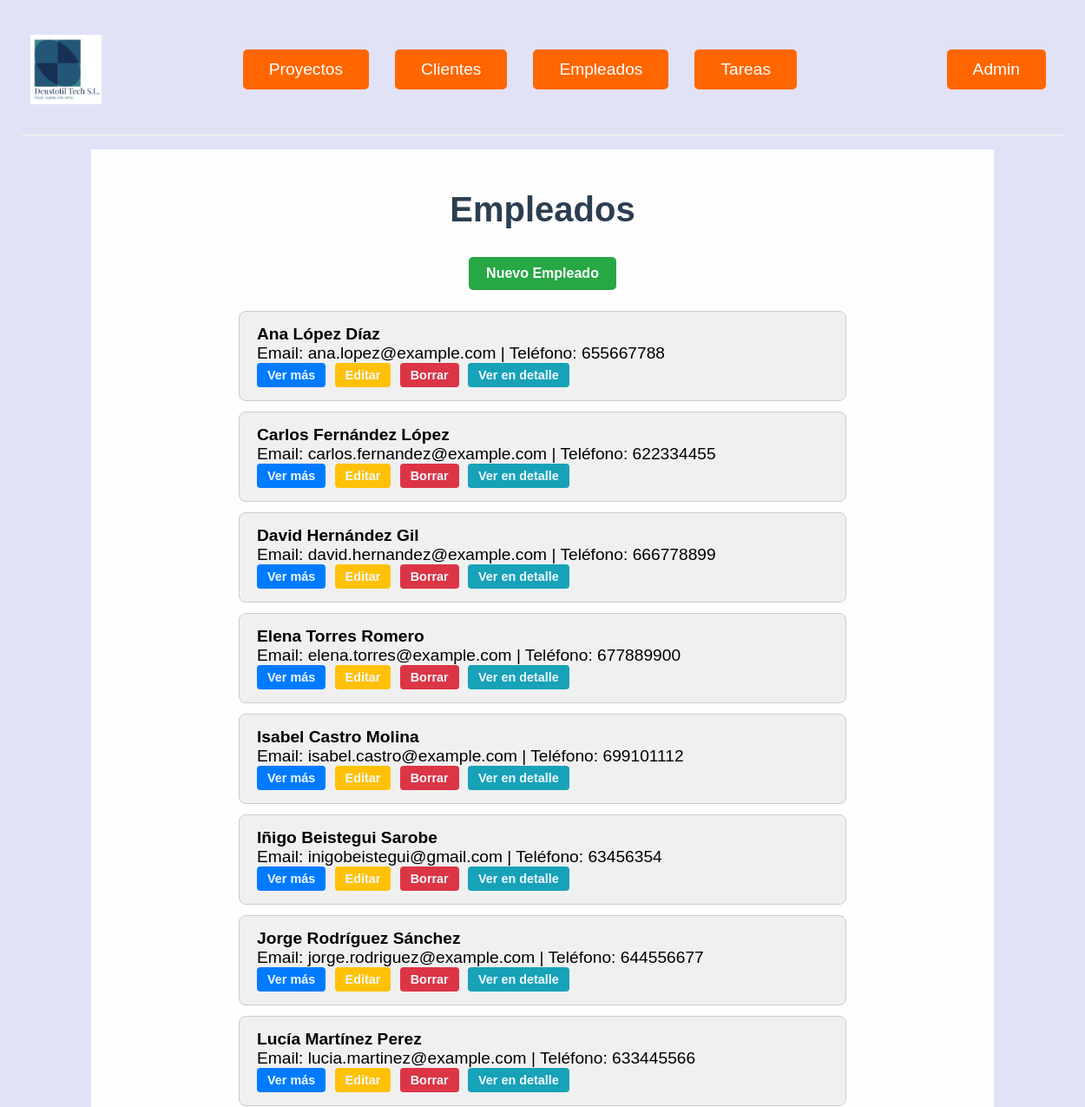
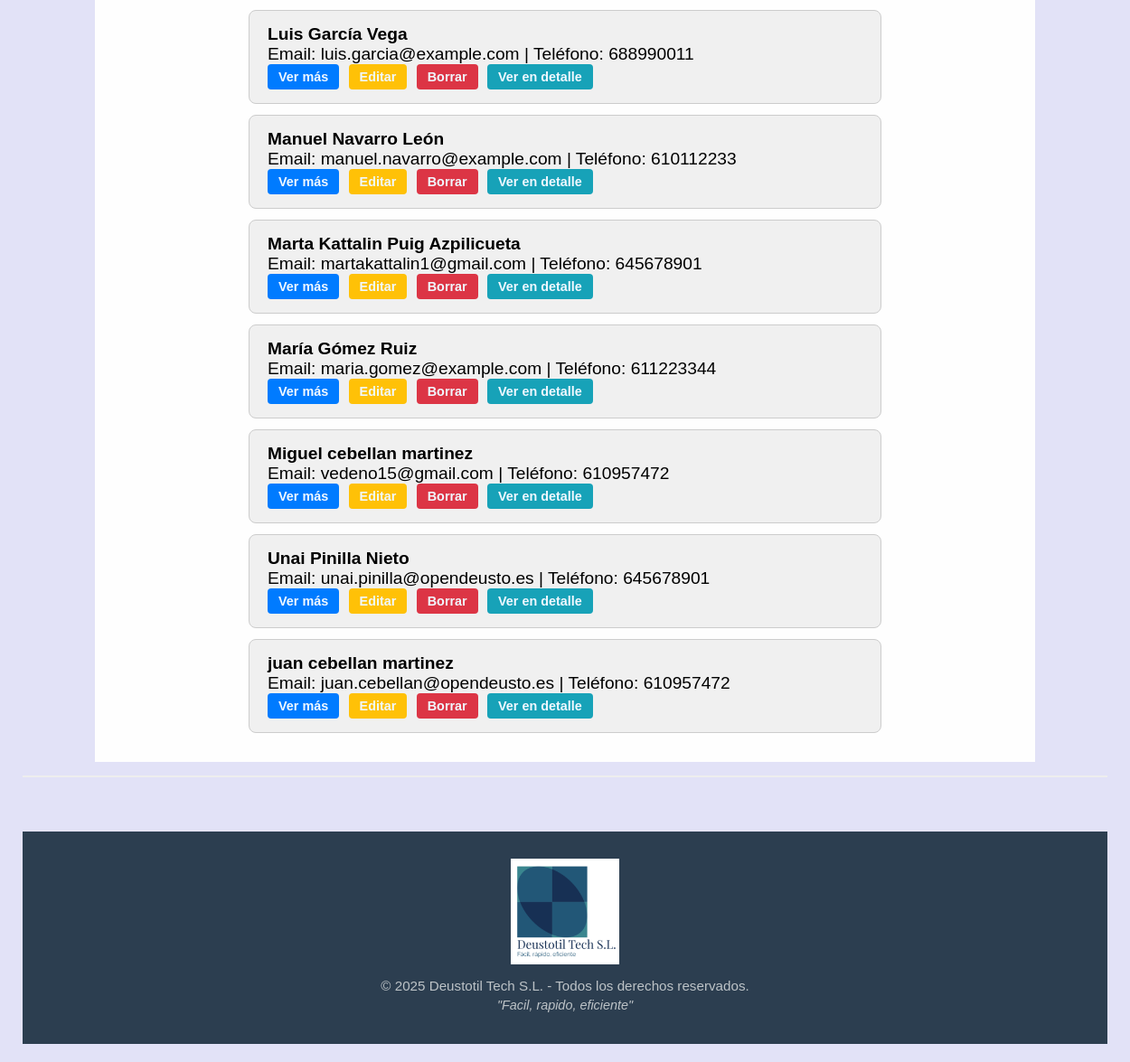
The page /empleados/ (signed in) on the database its author committed (2 pictures, top to bottom).
### gestion_produccion_G6/models.py (models this page shows, shortened)
class Empleado(models.Model):
    dni = models.CharField(max_length=10, unique=True)
    nombre = models.CharField(max_length=50)
    apellidos = models.CharField(max_length=100)
    email = models.EmailField()
    telefono = models.CharField(max_length=15)

### gestion_produccion_G6/views.py (the view)
# urls.py: path('empleados/', views.EmpleadoListView.as_view(), name='empleado_list'),
class EmpleadoListView(LoginRequiredMixin, ListView):
    model = Empleado
    template_name = 'empleado_list.html'
    context_object_name = 'empleados'
    ordering = ['nombre']
    def get(self, request, *args, **kwargs):
        vengo_de = request.GET.get('vengo_de', None)
        if vengo_de == "boton_arriba":
            request.session['origen'] = request.build_absolute_uri()
        return super().get(request, *args, **kwargs)

### gestion_produccion_G6/templates/empleado_list.html (shortened to what this page needs)
{% extends "base.html" %}
{% load static %}
{% block content %}
<h1>Empleados</h1>
<a href="{% url 'empleado_create' %}" class="boton_crear">Nuevo Empleado</a>
<ul class="lista_general">
  {% for empleado in empleados %}
  <ul class="lista" id="{{empleado.pk}}">
    <li><strong>{{ empleado.nombre }} {{ empleado.apellidos }}</strong><br /></li>
    <li id="final{{empleado.pk}}">
      Email: {{ empleado.email }} | Teléfono: {{ empleado.telefono }}
    </li>
    <li>
      <a href="{% url 'empleado_detail' empleado.pk %}" class="boton_ver" data-pk="{{empleado.pk}}">Ver más</a>
      <a href="{% url 'empleado_update' empleado.pk %}" class="boton_editar">Editar</a>
      <a href="{% url 'empleado_delete' empleado.pk %}" class="boton_eliminar">Borrar</a>
      <a href="{% url 'empleado_detail' empleado.pk %}" class="boton_ver_mas">Ver en detalle</a>
    </li>
  </ul>
  {% empty %}
  <li class="lista">No hay empleados disponibles.</li>
  {% endfor %}
</ul>
{% endblock %}

### gestion_produccion_G6/static/CSS/general.css (style rules this page uses)
body { font-family: 'Arial', sans-serif; background-color: #e2e2f7; margin: 0; padding: 0; }
h1 { text-align: center; font-size: 2.5rem; color: #2c3e50; margin-bottom: 2rem; justify-content: center; }
.boton_crear { display: block; width: fit-content; margin: 0 auto 1.5rem auto; background-color: #28a745; color: white; padding: 10px 20px; text-decoration: none; border-radius: 5px; font-weight: bold; }
.lista_general { list-style: none; padding: 0; max-width: 700px; margin: 0 auto; }
.lista { background-color: #f0f0f0; padding: 15px 20px; border: 1px solid #ccc; margin-bottom: 12px; border-radius: 8px; font-size: 1.2rem; list-style: none; }
.lista strong { font-size: 1.2rem; }
.boton_ver, .boton_editar, .boton_eliminar, .boton_cancelar, .boton_guardar, .boton_retrasada, .boton_ver_mas, .boton_favoritos { display: inline-block; padding: 6px 12px; font-size: 0.9rem; border-radius: 4px; margin-right: 5px; text-decoration: none; color:aliceblue; font-weight: bold; }
.boton_ver { background-color: #007bff; }
.boton_editar { background-color: #ffc107; }
.boton_eliminar, .boton_retrasada { background-color: #dc3545; }
.boton_ver_mas { background-color: #17a2b8; }

### rows shown on the page
Empleado: nombre "Ana", apellidos "López Díaz", email "ana.lopez@example.com", telefono "655667788"
Empleado: nombre "Carlos", apellidos "Fernández López", email "carlos.fernandez@example.com", telefono "622334455"
Empleado: nombre "David", apellidos "Hernández Gil", email "david.hernandez@example.com", telefono "666778899"
Empleado: nombre "Elena", apellidos "Torres Romero", email "elena.torres@example.com", telefono "677889900"
Empleado: nombre "Isabel", apellidos "Castro Molina", email "isabel.castro@example.com", telefono "699101112"
Empleado: nombre "Iñigo", apellidos "Beistegui Sarobe", email "inigobeistegui@gmail.com", telefono "63456354"
Empleado: nombre "Jorge", apellidos "Rodrí­guez Sánchez", email "jorge.rodriguez@example.com", telefono "644556677"
Empleado: nombre "Lucía", apellidos "Martínez Perez", email "lucia.martinez@example.com", telefono "633445566"
Empleado: nombre "Luis", apellidos "García Vega", email "luis.garcia@example.com", telefono "688990011"
Empleado: nombre "Manuel", apellidos "Navarro León", email "manuel.navarro@example.com", telefono "610112233"
Empleado: nombre "Marta Kattalin", apellidos "Puig Azpilicueta", email "martakattalin1@gmail.com", telefono "645678901"
Empleado: nombre "María", apellidos "Gómez Ruiz", email "maria.gomez@example.com", telefono "611223344"
Empleado: nombre "Miguel", apellidos "cebellan martinez", email "vedeno15@gmail.com", telefono "610957472"
Empleado: nombre "Unai", apellidos "Pinilla Nieto", email "unai.pinilla@opendeusto.es", telefono "645678901"
Empleado: nombre "juan", apellidos "cebellan martinez", email "juan.cebellan@opendeusto.es", telefono "610957472"
